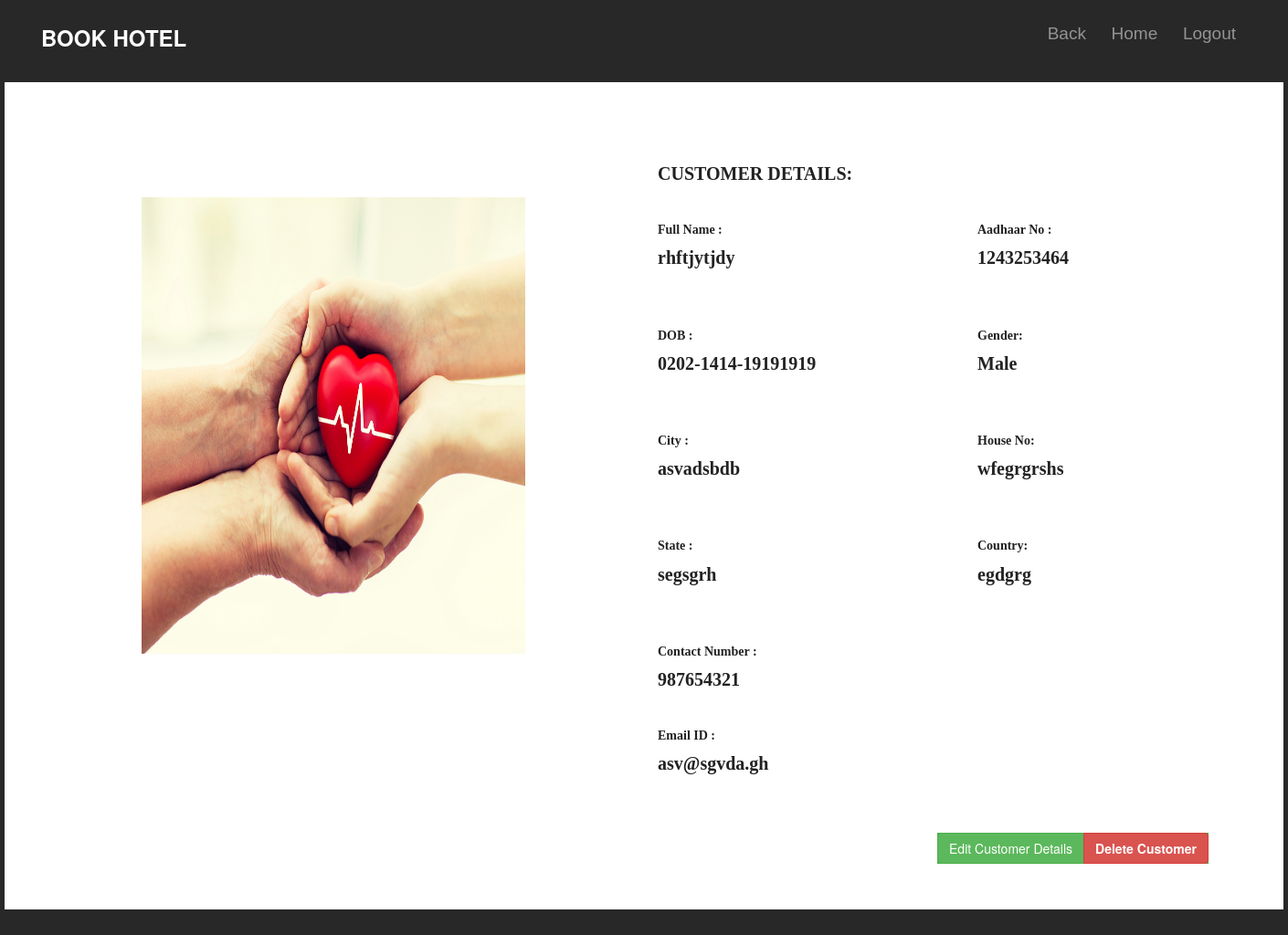
The app's page /customers/1243253464/ with its own data.
### customers/models.py (models this page shows, shortened)
class Customers(models.Model):
    customer_name = models.CharField(max_length=200, null=False, unique=True)
    customer_dob = models.DateField()
    customer_aadhaar = models.PositiveIntegerField(blank=False, unique=True)
    address = models.ForeignKey(Address, on_delete=models.CASCADE)
    contact_details = models.OneToOneField(ContactDetails, on_delete=models.CASCADE)
    customer_image = models.ImageField(upload_to='Profile Images/', null=True)
    gender = models.CharField(max_length=10)

class Address(models.Model):
    country = models.CharField(max_length=20, blank=False)
    state = models.CharField(max_length=30, blank=False)
    city = models.CharField(max_length=30, blank=False)
    house_number = models.CharField(max_length=20, blank=False)

class ContactDetails(models.Model):
    phone_number = models.BigIntegerField()
    email = models.EmailField()

### RoomManagement/views.py (the view)
# urls.py: path('customers/<customer_aadhaar>/', customer_profile, name='customer-profile'),
def customer_profile(request, customer_aadhaar):
    customer_details = Customers.objects.get(customer_aadhaar=customer_aadhaar)
    customer = {'customer_details': customer_details}
    return render(request, 'room_management/profile.html', customer)

### templates/room_management/profile.html (shortened to what this page needs)
<!DOCTYPE html>
{% load staticfiles %}
<html>
<head>
    <link href="https://maxcdn.bootstrapcdn.com/bootstrap/3.3.0/css/bootstrap.min.css" rel="stylesheet">
	<link href="https://cdnjs.cloudflare.com/ajax/libs/bootstrap-datepicker/1.7.1/css/bootstrap-datepicker3.css" rel="stylesheet">
    <link rel="stylesheet" href="{% static 'customer_profile/css/style.css' %}">
</head>
<body>
<nav class="colorlib-nav">
    <div class="top-menu">
        <div class="col-md-2 text-center">
            <div id="colorlib-logo"><a href="{% url 'room_management:landing-page' %}">BOOK HOTEL</a></div>
        </div>
        <div class="col-md-10 text-right">
            <ul>
                <li class="active"><a href="{% url 'room_management:customers-list' %}">Back</a></li>
                <li class="active"><a href="{% url 'room_management:landing-page' %}">Home</a></li>
                <li class="btn-cta"><a href="{% url 'room_management:logout' %}">Logout</a></li>
            </ul>
        </div>
    </div>
</nav>
<div class="container">
    <div class="row">
        <form method="POST" class="register-form" id="register-form" enctype="multipart/form-data"
              action="{% url 'room_management:edit-details' customer_details.customer_aadhaar %}">
            <div class="col-lg-6 profile-img">
                {% if customer_details.customer_image.url != None %}
                    <img src="{{ MEDIA_URL }}{{ customer_details.customer_image.url }}" alt="" style="height: 500px;" id="profileImage">
                {% else %}
                    <h3>No Image</h3>
                {% endif %}
            </div>
            <div class="col-lg-6" id="details">
                <h3>CUSTOMER DETAILS:</h3>
                <div class="form-row">
                    <div class="form-group">
                        <label for="name">Full Name :</label>
                        <h2 id="name">{{ customer_details.customer_name }}</h2>
                    </div>
                    <div class="form-group">
                        <label for="aadhaar">Aadhaar No :</label>
                        <h2 id="aadhaar">{{ customer_details.customer_aadhaar }}</h2>
                    </div>
                </div>
                <div class="form-row">
                    <div class="form-group">
                        <label for="birth_date">DOB :</label>
                        <h2 id="birth_date">{{ customer_details.customer_dob }}</h2>
                    </div>
                    <div class="form-group">
                        <label for="gender">Gender: </label>
                        <h2 id="gender">{{ customer_details.gender }}</h2>
                    </div>
                </div>
                <div class="form-row">
                    <div class="form-group">
                        <label for="city">City :</label>
                        <h2 id="city">{{ customer_details.address.city }}</h2>
                    </div>
                    <div class="form-group">
                        <label for="house_no">House No:</label>
                        <h2 id="house_no">{{ customer_details.address.house_number }}</h2>
                    </div>
                </div>
                <div class="form-row">
                    <div class="form-group">
                        <label for="state">State :</label>
                        <h2 id="state">{{ customer_details.address.state }}</h2>
                    </div>
                    <div class="form-group">
                        <label for="country">Country:</label>
                        <h2 id="country">{{ customer_details.address.country }}</h2>
                    </div>
                </div>
                <div class="form-group">
                    <label for="contact_no">Contact Number :</label>
                    <h2 id="contact_no">{{ customer_details.contact_details.phone_number }}</h2>
                </div>
                <div class="form-group">
                    <label for="email">Email ID :</label>
                    <h2 id="email">{{ customer_details.contact_details.email }}</h2>
                </div>
                <div class="form-submit">
                    <div class="btn-group" role="group" aria-label="Basic example" id="edit">
                        <a type="button" class="btn btn-success" name="edit" onclick="edit_mode_on()">
                            Edit Customer Details
                        </a>
                        <button type="button" class="btn btn-danger" data-toggle="modal" data-target="#myModal" style="text-transform: capitalize">
                            Delete Customer
                        </button>
                    </div>
                </div>
            </div>
        </form>
    </div>
</div>
</body>
</html>

### static/customer_profile/css/style.css (style rules this page uses)
display-flex, .signup-content, .form-row, .form-radio, .select-icon, .select-icon i { display: flex; display: -webkit-flex; }
img { max-width: 100%; height: auto; }
h2, h3 { line-height: 1.66; margin: 0; padding: 0; font-weight: 700; color: #222; font-family: 'Montserrat'; font-size: 20px; margin-bottom: 32px; }
body { font-size: 13px; line-height: 1.8; color: #222; font-weight: 400; background: #282828; padding: 90px 0; }
.container { width: 1400px; position: relative; margin: 0 auto; background: #fff; }
.row { padding-bottom: 50px; padding-top: 0 }
.profile-img { padding-top: 40px; padding-left: 150px; }
.profile-img img { width: 420px }
.register-form { padding-top: 6% }
.form-row { margin: 0 -15px; }
.form-row .form-group { width: 50%; padding: 0 15px; }
.form-group { margin-bottom: 23px; position: relative; }
label { font-size: 14px; font-weight: bold; font-family: 'Montserrat'; margin-bottom: 2px; width: 420px; display: block; }
.form-submit { text-align: right; padding-top: 27px; }
.form-submit button { text-transform: uppercase; font-weight: bold; }
.form-submit a { text-decoration: none; text-align: center }
#edit { margin-right: 10% }
#submit, #edit { background: #4cae4c; color: #fff; }
.colorlib-nav { width: 100%; height: 80px; background-color: #282828; position: fixed; top: 0; z-index: 1; }
.colorlib-nav .top-menu { padding: 20px 30px; }
.colorlib-nav #colorlib-logo { font-size: 24px; margin: 0; padding: 0; float: left; text-transform: uppercase; font-weight: 700; }
.colorlib-nav #colorlib-logo a { position: relative; color: #fff; }
.colorlib-nav ul { padding: 0; margin: 0; float: right }
.colorlib-nav ul li { padding: 8px 0; margin: 0; list-style: none; display: inline; font-weight: 400; font-family: "Poppins", Arial, sans-serif; }
.colorlib-nav ul li a { position: relative; font-size: 19px; padding: 20px 12px; color: rgba(255, 255, 255, 0.5); -webkit-transition: 0.5s; -o-transition: 0.5s; transition: 0.5s; }
.colorlib-nav a { text-decoration: none; }
#edit { z-index: 0 }

### records on screen
Customers: customer_image (picture), customer_name "rhftjytjdy", customer_aadhaar "1243253464", customer_dob "0202-1414-19191919", gender "Male", address.city "asvadsbdb", address.house_number "wfegrgrshs", address.state "segsgrh", address.country "egdgrg", contact_details.phone_number "987654321", contact_details.email "asv@sgvda.gh"
